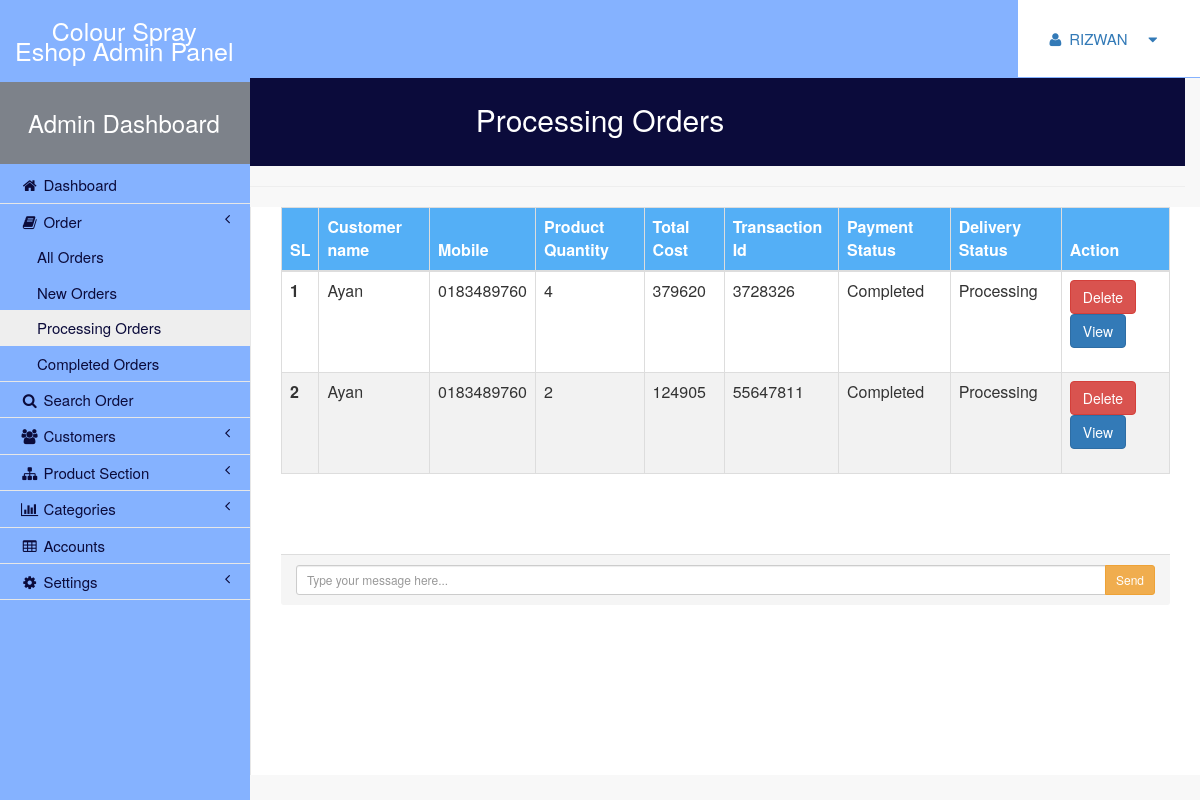
Page /admin/processing_order.php (signed in) on the committed database.
### tables this page shows
CREATE TABLE IF NOT EXISTS `orders` (
`order_id` int(11) NOT NULL,
  `user_id` int(11) NOT NULL,
  `product_id` int(11) NOT NULL,
  `tnx_id` int(11) NOT NULL,
  `qty` int(11) NOT NULL,
  `p_status` int(2) NOT NULL,
  `delivery_status` int(2) NOT NULL,
  `full_name` varchar(50) NOT NULL,
  `email` varchar(50) NOT NULL,
  `address` varchar(50) NOT NULL,
  `city` varchar(50) NOT NULL,
  `state` varchar(50) NOT NULL,
  `zip_code` int(50) NOT NULL,
  `mobile` int(11) NOT NULL,
  `payment_type` varchar(50) NOT NULL,
  `acc_nmbr` varchar(100) DEFAULT NULL,
  `transaction_id` varchar(100) DEFAULT NULL,
  `total` int(50) NOT NULL,
  `date` timestamp NOT NULL DEFAULT CURRENT_TIMESTAMP
);

CREATE TABLE IF NOT EXISTS `user_info` (
`user_id` int(10) NOT NULL,
  `first_name` varchar(100) NOT NULL,
  `last_name` varchar(100) NOT NULL,
  `email` varchar(300) NOT NULL,
  `password` varchar(300) NOT NULL,
  `mobile` varchar(11) NOT NULL,
  `address1` varchar(300) NOT NULL,
  `address2` varchar(100) NOT NULL,
  `type` int(30) NOT NULL
);

### admin/processing_order.php (the view, shortened to what this page needs)
<?php include"header.php";?>
<div class="col-lg-12">
                  <center> <h2 style="background-color:#0B0B3B;padding:30px;color:white;">Processing Orders</h2></center> <hr/>
               </div>
<div id="page-wrapper" style="overflow:scroll;">
						<div class="table-responsive">
						<table class="table">
   <thead>
     <tr style="color: skyblue;">
       <th>SL</th>
       <th>Customer name</th>
	<th>Mobile</th>
	<th>Product Quantity</th>
	<th>Total Cost</th>
	<th>Transaction Id</th>
	<th>Payment Status</th>
	<th>Delivery Status</th>
	<th>Action</th>
     </tr>
   </thead>
   <tbody>
						<?php
						$product_query = "SELECT *,sum(total) as totalprice, sum(qty) as totalQuantity from orders where delivery_status=1 group by tnx_id ORDER BY order_id DESC";
						$run_query = mysqli_query($con,$product_query);
						if(mysqli_num_rows($run_query) > 0){
	$sl = 0;
									while($row = mysqli_fetch_array($run_query)){
										$user_id = $row['user_id'];
										$query=mysqli_query($con,"select * from user_info where user_id = $user_id");
										while($row1=mysqli_fetch_array($query))
											{
												$user_name = $row1['first_name'];
												$mobile = $row1['mobile'];
											 }
										$sl++;
										$name   = $user_name;
										$qty = $row['totalQuantity'];
										$mobile = $mobile;
										$total_cost = $row['totalprice'];
										$tnx_id = $row['tnx_id'];
										$pay_status = $row['p_status'];
										$d_status = $row['delivery_status'];
										?>
									  <tr>
										<td><b><?php echo $sl; ?></b></td>
										<td><?php echo $name; ?></td>
										<td><?php echo $mobile; ?></td>
										<td><?php echo $qty; ?></td>
										<td><?php echo $total_cost; ?></td>
										<td><?php echo $tnx_id; ?></td>
										<td>
										<?php
										if($pay_status==1){
											echo "Completed";
										}
										?>
										</td>
										<td>
										<?php
										if($d_status==1){
											echo "Processing";
										}
										?>
										</td>
										<td>
										<form action="insertpro.php" method="post">
										<input type="submit" name="orderdelete" class="btn btn-danger" value="Delete">
										<a class="dropdown-item btn btn-primary" href="view_order_details.php?viewid=<?php echo $tnx_id;?>"> View </a>
										</form>
										</td>
									  </tr>
						<?php
	}
						}
						?>
				 </tbody>
 </table>
 <br>  <br> <br>
	</div>
					 <?php include"footer.php";?>

### admin/processing_order.php (style rules this page uses)
table, td, tr, th { border-collapse: collapse; border: 1px solid #ddd; }
th, td { text-align: left; padding: 8px; }
tr:nth-child(even) { background-color: #f2f2f2 }
th { background-color: #54aff6; color: white; }

### rows in the picture
orders: user.first_name "Ayan", user.mobile "0183489760", qty "4", total_cost "379620", tnx "3728326", p_status "Completed", delivery_status "Processing"
orders: user.first_name "Ayan", user.mobile "0183489760", qty "2", total_cost "124905", tnx "55647811", p_status "Completed", delivery_status "Processing"

### other values in the picture
$_SESSION['name'] "RIZWAN"
